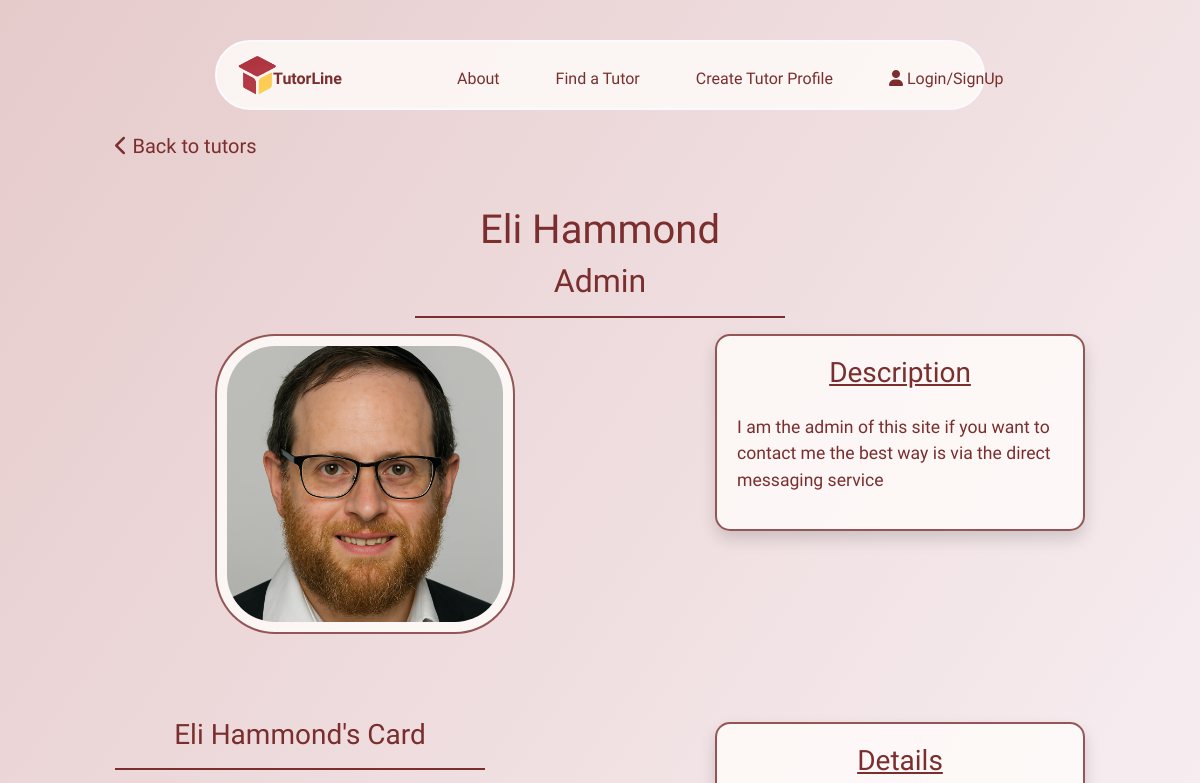
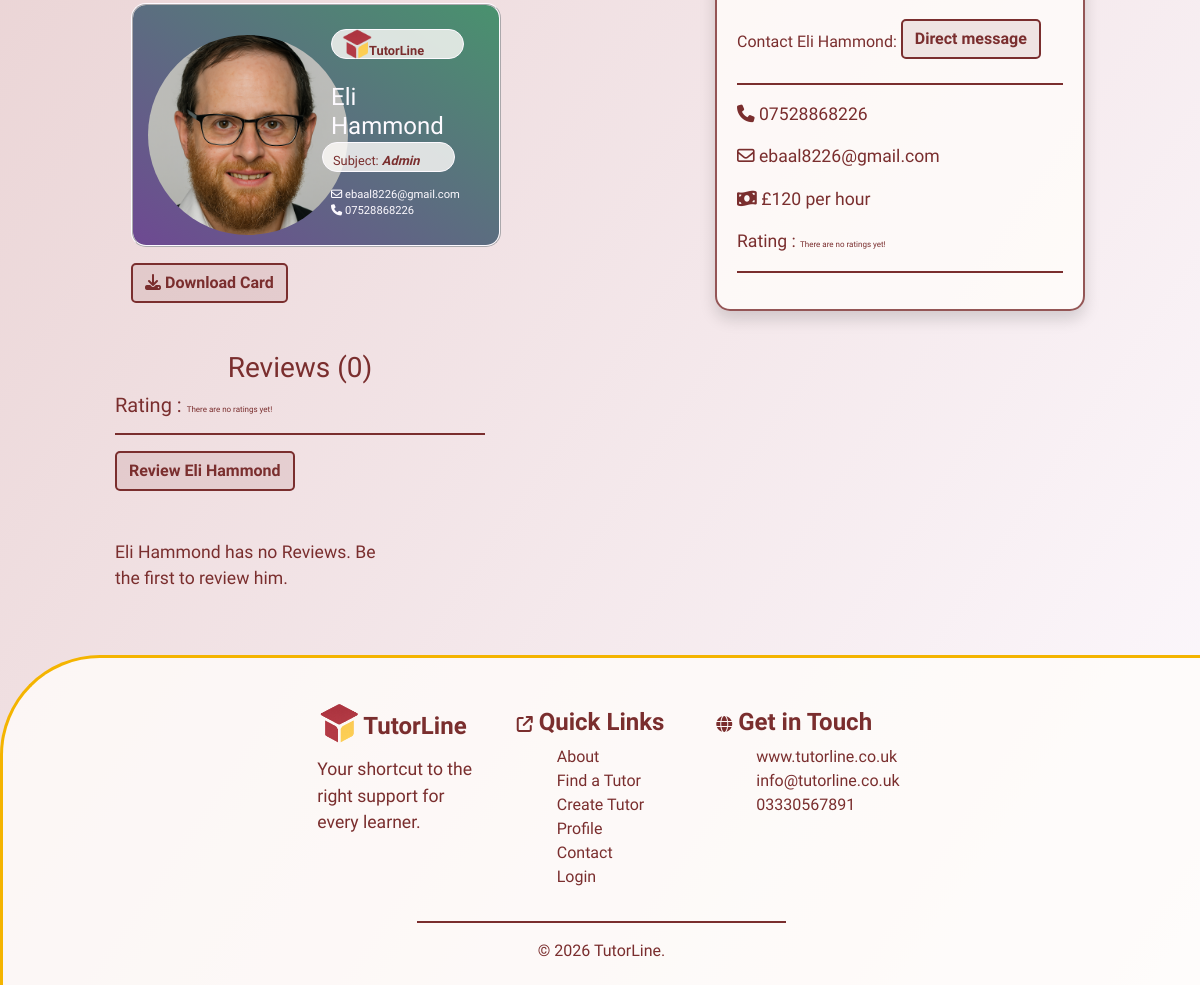
Screenshot of /tutors/37 with the database file from the repository (2 pictures, top to bottom).
### tutors/models.py (models this page shows, shortened)
class Tutors(models.Model):
    class Meta:
        verbose_name_plural = "Tutors"
    user = models.ForeignKey(User, on_delete=models.CASCADE, null=True, blank=True)
    name = models.CharField(max_length=254)
    location = models.ForeignKey('Location', null=True, blank=True,
                                 on_delete=models.SET_NULL)
    category = models.ForeignKey('Category', null=True, blank=True,
                                 on_delete=models.SET_NULL)
    date_added = models.DateField(auto_now=True)
    subject = models.CharField(max_length=254)
    price = models.IntegerField()
    active = models.BooleanField(default=True)
    description = models.TextField()
    email = models.EmailField()
    phone = models.CharField(max_length=14)
    rating = models.FloatField(default=0)
    image = models.ImageField(blank=True, null=True)
    is_male = models.BooleanField()
    color_1 = models.IntegerField(default=rand)
    color_2 = models.IntegerField(default=rand)
    color_3 = models.IntegerField(default=rand)

### tutors/views.py (the view)
# urls.py: path('<int:tutor_id>', views.tutor_details, name='tutor_details'),
def tutor_details(request, tutor_id):
    tutor = get_object_or_404(Tutors, pk=tutor_id)
    reviews = Reviews.objects.filter(tutor=tutor)
    template = 'tutors/tutor-details.html'
    context = {
        'tutor': tutor,
        'reviews': reviews,
        }
    return render(request, template, context)

### messaging/contexts.py (called while the page is built)
def messaging(request):
    message = Message.objects.all()
    current_user = request.user.username
    my_messages = Message.objects.filter(send_to=current_user)
    unread_messages = my_messages.filter(read=False)
    message_count = len(my_messages)
    unread_count = len(unread_messages)
    context = {
        'message': message,
        'message_count': message_count,
        'unread_count': unread_count,
    }
    return context

### tutors/templates/tutors/tutor-details.html (shortened to what this page needs)
{% extends "base.html" %}
{% load static %}
{% block extracss%}
<link rel="stylesheet" href="{% static 'css/tutors.css' %}">
<link rel="stylesheet" href="{% static 'css/tutor-details.css' %}">
{% endblock %}
{% block content %}
<div class="container-fluid mt-4">
    <div class="row">
        <div class="col-1"></div>
        <div class="col-4">
            <h5><a href="{% url 'tutors' %}"><i class="fa-solid fa-chevron-left"></i> Back to tutors</a></h5>
        </div>
        <div class="col-7"></div>
    </div>
</div>
<div class="container-fluid">
    <div class="row">
        <div class="col-4"></div>
        <div class="col-4">
            <h1>{{ tutor.name }}</h1>
            <h2>{{ tutor.subject }}</h2>
            <hr>
        </div>
        <div class="col-4"></div>
    </div>
</div>
<section>
    <div class="container-fluid">
        <div class="row">
            <div class="col-1 col-lg-2"></div>
            <div class="col-4 col-lg-3">
                {% if tutor.image %}
                    <img src="{{ tutor.image.url }}" class="main-image"  alt="{{ tutor.name }}">
                {% else %}
                    {% if tutor.is_male == True %}
                        <img src="/media/placeholder_male2.png" class="main-image" alt="{{ tutor.name }}">
                    {% else %}
                        <img src="/media/placeholder_female.png" class="main-image"  alt="{{ tutor.name }}">
                    {% endif %}
                {% endif %}
            </div>
            <div class="col-1 col-lg-2"></div>
            <div class="col-5 col-lg-4">
                <div class="description shadow">
                    <h3 class="mb-4"><u>Description</u></h3>
                    <p>{{ tutor.description }}</p>
                </div>
            </div>
            <div class="col-1"></div>
        </div>
        <div class="row">
            <div class="col-2 col-lg-1"></div>
            <div class="d-none d-lg-block col-4">
                <h3 class="mt-3">{{ tutor.name }}'s Card</h3>
                <hr>
                <div class="row image-box mx-3"
                    style="background-image: linear-gradient(to bottom left, rgb({{ tutor.color_1 }}, {{ tutor.color_2 }}, {{ tutor.color_3 }}), rgb({{ tutor.color_3 }}, {{ tutor.color_1 }}, {{ tutor.color_2 }}))">
                    <div class="col-6">
                        {% if tutor.image %}
                        <img src="{{ tutor.image.url }}" class="tutor-image"  alt="{{ tutor.name }}">
                        {% else %}
                            {% if tutor.is_male == True %}
                            <img src="/media/placeholder_male2.png" class="tutor-image" alt="{{ tutor.name }}">
                            {% else %}
                            <img src="/media/placeholder_female.png" class="tutor-image"  alt="{{ tutor.name }}">
                            {% endif %}
                        {% endif %}
                    </div>
                    <div class="col-6 mt-1">
                        <h4 class="card-logo">
                            <img src="/media/logo.png" alt="logo" class="card-logo-image">
                            <span class="logo-text"><strong>TutorLine</strong></span>
                        </h4>
                        <h4 class="mt-4">{{ tutor.name }}</h4>
                        <h5 class="card-logo logo-text">Subject: <strong><em>{{ tutor.subject }}</em></strong></h5>
                        <div class="b-c-email"><i class="fa-regular fa-envelope"></i> {{ tutor.email }}</div>
                        <div class="b-c-email"><i class="fa-solid fa-phone"></i> {{ tutor.phone }}</div>
                    </div>
                </div>
                <button id="download-card" class="btn btn-btn mt-3 mx-3">
                    <i class="fa-solid fa-download"></i> Download Card
                </button>
            </div>
            <div class="d-none d-lg-block col-2"></div>
            <div class="col-8 col-lg-4">
                <div class="details shadow">
                    <h3 class="mb-4"><u>Details</u></h3>
                    <span>Contact {{ tutor.name }}: </span><button class="btn btn-btn mb-2"><a href="{% url 'compose_message' tutor.id %}">Direct message</a></button>
                    <hr>
                    <p><i class="fa-solid fa-phone"></i><a href="tel:{{ tutor.phone }}"> {{ tutor.phone }}</a></p>
                    <p><i class="fa-regular fa-envelope"></i> <a href="mailto:{{ tutor.email }}">{{ tutor.email }}</a></p>
                    <p><i class="fa-solid fa-money-bill-wave"></i> £{{ tutor.price }} per hour</p>
                    <p>
                        Rating : {% if tutor.rating == 0 %}
                        <span class="no-rating">There are no ratings yet!</span>
                        {% endif %}
                    </p>
                    <hr>
                </div>
            </div>
            <div class="col-2 col-lg-1"></div>
        </div>
    </div>
</section>
<section>
    <div class="container-fluid">
        <div class="row">
            <div class="col-1"></div>
            <div class="col-4">
                <h3>Reviews ({{ reviews.count }})</h3>
                <h5>
                    Rating : {% if tutor.rating == 0 %}
                    <span class="no-rating">There are no ratings yet!</span>
                    {% endif %}
                </h5>
                <hr>
                <button class="btn btn-btn mb-5"><a href="{% url 'review_tutor' tutor.id %}">Review {{ tutor.name }}</a></button>
            </div>
            <div class="col-7"></div>
        </div>
        <div class="row">
        {% if reviews %}
            {% for review in reviews %}
            <div class="col-4">
                <div class="review-box" id="box-{{ review.id }}">
                    <h4>Reviewed by {{ review.name }}</h4>
                    <div>Rating:
                         {% if review.rating == 5 %}
                         <i class="fa-solid fa-star stars"></i>
                         <i class="fa-solid fa-star stars"></i>
                         <i class="fa-solid fa-star stars"></i>
                         <i class="fa-solid fa-star stars"></i>
                         <i class="fa-solid fa-star stars"></i>
                         {% elif review.rating == 4 %}
                         <i class="fa-solid fa-star stars"></i>
                         <i class="fa-solid fa-star stars"></i>
                         <i class="fa-solid fa-star stars"></i>
                         <i class="fa-solid fa-star stars"></i>
                         <i class="fa-regular fa-star stars"></i>
                         {% elif review.rating == 3 %}
                         <i class="fa-solid fa-star stars"></i>
                         <i class="fa-solid fa-star stars"></i>
                         <i class="fa-solid fa-star stars"></i>
                         <i class="fa-regular fa-star stars"></i>
                         <i class="fa-regular fa-star stars"></i>
                         {% elif review.rating == 2 %}
                         <i class="fa-solid fa-star stars"></i>
                         <i class="fa-solid fa-star stars"></i>
                         <i class="fa-regular fa-star stars"></i>
                         <i class="fa-regular fa-star stars"></i>
                         <i class="fa-regular fa-star stars"></i>
                         {% else %}
                         <i class="fa-solid fa-star stars"></i>
                         <i class="fa-regular fa-star stars"></i>
                         <i class="fa-regular fa-star stars"></i>
                         <i class="fa-regular fa-star stars"></i>
                         <i class="fa-regular fa-star stars"></i>
                        {% endif %}
                    </div>
                    <p>{{ review.review }}</p>
                    <p>Reviewed on {{ review.date }} at {{ review.time }}</p>
                </div>
            </div>
            {% endfor%}
        {% else %}
            <div class="col-1"></div>
            <div class="col-3">
                <p>{{ tutor.name }} has no Reviews.
                Be the first to review {% if tutor.is_male == True%} him{% else %}her{% endif %}.</p>
            </div>
        {% endif %}
        </div>
    </div>
</section>
{% endblock %}

### static/css/base.css (style rules this page uses)
:root { --light-clr:#fdfaff; --opaque:rgba(122, 46, 46, 0.8); --comp-opaque:rgba(122, 46, 46, 0); --drk-clr:#7a2e2e; --ylw-clr:#F4B400; --ylw-opaque:rgba(244, 180, 0, 0.6); --light-opaque:rgba(255, 253, 250, 0.8); --light-opaque-1:rgba(255, 253, 250, 0.6); --light-opaque-2:rgba(255, 253, 250, 0.4); --main-font:"Schibsted Grotesk", sans-serif; }
a { text-decoration: none !important; color: inherit !important; outline: none !important; text-underline-offset: 10px; }
hr { border:solid 0.5px var(--drk-clr) !important; }
html body { background-image: linear-gradient(to bottom right, #e6cbcb, var(--light-clr)); }

### static/css/buttons.css (style rules this page uses)
.btn-btn { color:var(--drk-clr) !important; font-weight: 700 !important; font-family: var(--main-font) !important; background-color: rgba(122, 46, 46, 0.1) !important; border: var(--drk-clr) solid 2px !important; border-radius: 5px !important; }

### static/css/tutors.css (style rules this page uses)
h1 { text-align: center; font-family: var(--main-font); color:var(--drk-clr); margin-top: 40px; }
.details { position: relative; top:20px; }
h3 { text-align: center; }
p { font-size: 1.1rem; font-family: var(--main-font); }
.no-rating { font-size: 0.5rem; }

### static/css/tutor-details.css (style rules this page uses)
h2, h3, h5, p { color:var(--drk-clr); font-family: var(--main-font); }
h2, h3 { text-align: center; }
.main-image { height:300px; width:300px; border-radius: 20%; margin-bottom: 20px; padding:10px; background-color: var(--light-opaque); border:2px solid var(--opaque) }
.description, .details { background-color: var(--light-opaque); color:var(--drk-clr); font-family: var(--main-font); padding:20px; border: solid 2px var(--opaque); border-radius: 15px; }
.image-box { padding:20px; width:100%; border: solid 2px var(--light-clr); border-style: ridge; border-radius: 15px; font-family: var(--main-font); color: var(--light-clr); }
.tutor-image { height:200px; width:200px; border-radius: 50%; position: relative; top:10px; right:20px; }
.card-logo { height:30px; background-color: var(--light-opaque); padding:10px; border-radius: 9999px; border:solid var(--light-clr) 1px; }
.card-logo-image { height:30px; width:30px; position: relative; bottom:12px; }
.logo-text { color:var(--drk-clr); font-size: 0.8rem; position: relative; bottom:7px; right:9px }
.b-c-email { font-size: 0.7rem; overflow:hidden; }
#download-card { font-family: var(--main-font); }

### rows the page displays
Tutors: name "Eli Hammond", subject "Admin", image (picture), description "I am the admin of this site if you want to contact me the best way is via the direct messaging service", email "ebaal8226@gmail.com", phone "07528868226", price "120"

### other values shown
{{ reviews.count }} "0"
